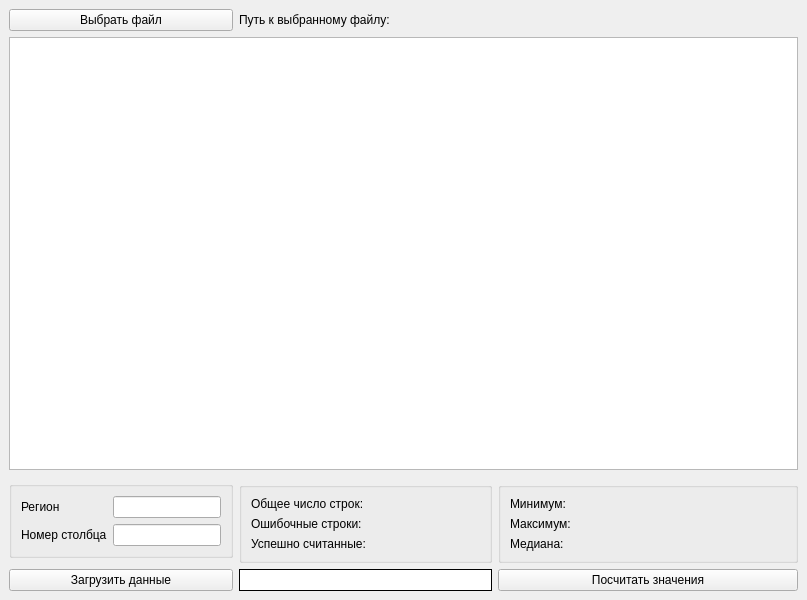
<?xml version="1.0" encoding="UTF-8"?>
<ui version="4.0">
 <class>MainWindow</class>
 <widget class="QMainWindow" name="MainWindow">
  <property name="geometry">
   <rect>
    <x>0</x>
    <y>0</y>
    <width>807</width>
    <height>600</height>
   </rect>
  </property>
  <property name="windowTitle">
   <string>Metrics from CSV file</string>
  </property>
  <widget class="QWidget" name="centralwidget">
   <layout class="QGridLayout" name="gridLayout">
    <item row="5" column="0">
     <widget class="QPushButton" name="loadDataButton">
      <property name="text">
       <string>Загрузить данные</string>
      </property>
     </widget>
    </item>
    <item row="0" column="0">
     <widget class="QPushButton" name="selectButton">
      <property name="text">
       <string>Выбрать файл</string>
      </property>
     </widget>
    </item>
    <item row="3" column="0" rowspan="2">
     <widget class="QGroupBox" name="formGroupBox1">
      <property name="sizePolicy">
       <sizepolicy hsizetype="Maximum" vsizetype="Fixed">
        <horstretch>0</horstretch>
        <verstretch>0</verstretch>
       </sizepolicy>
      </property>
      <layout class="QFormLayout" name="formLayout_2">
       <item row="0" column="0">
        <widget class="QLabel" name="label_7">
         <property name="text">
          <string>Регион</string>
         </property>
        </widget>
       </item>
       <item row="1" column="0">
        <widget class="QLabel" name="label_8">
         <property name="text">
          <string>Номер столбца</string>
         </property>
        </widget>
       </item>
       <item row="0" column="1">
        <widget class="QLineEdit" name="regionLineEdit"/>
       </item>
       <item row="1" column="1">
        <widget class="QLineEdit" name="columnNumLineEdit"/>
       </item>
      </layout>
     </widget>
    </item>
    <item row="1" column="0" colspan="6">
     <widget class="QTableWidget" name="tableWidget">
      <property name="sizePolicy">
       <sizepolicy hsizetype="Preferred" vsizetype="Expanding">
        <horstretch>0</horstretch>
        <verstretch>0</verstretch>
       </sizepolicy>
      </property>
      <property name="editTriggers">
       <set>QAbstractItemView::NoEditTriggers</set>
      </property>
     </widget>
    </item>
    <item row="0" column="1">
     <widget class="QLabel" name="label_10">
      <property name="text">
       <string>Путь к выбранному файлу:</string>
      </property>
     </widget>
    </item>
    <item row="0" column="2" colspan="3">
     <widget class="QLabel" name="fileNameLabel">
      <property name="text">
       <string/>
      </property>
     </widget>
    </item>
    <item row="5" column="1" colspan="2">
     <widget class="QLabel" name="errorLabel">
      <property name="autoFillBackground">
       <bool>false</bool>
      </property>
      <property name="styleSheet">
       <string notr="true">background-color: rgb(255, 255, 255)</string>
      </property>
      <property name="frameShape">
       <enum>QFrame::Box</enum>
      </property>
      <property name="text">
       <string/>
      </property>
     </widget>
    </item>
    <item row="5" column="3" colspan="3">
     <widget class="QPushButton" name="calculateMetricsButton">
      <property name="sizePolicy">
       <sizepolicy hsizetype="Minimum" vsizetype="Preferred">
        <horstretch>0</horstretch>
        <verstretch>0</verstretch>
       </sizepolicy>
      </property>
      <property name="text">
       <string>Посчитать значения</string>
      </property>
     </widget>
    </item>
    <item row="4" column="1" colspan="2">
     <widget class="QGroupBox" name="formGroupBox">
      <property name="sizePolicy">
       <sizepolicy hsizetype="Preferred" vsizetype="Fixed">
        <horstretch>0</horstretch>
        <verstretch>0</verstretch>
       </sizepolicy>
      </property>
      <layout class="QFormLayout" name="formLayout_3">
       <item row="0" column="0">
        <widget class="QLabel" name="label_4">
         <property name="text">
          <string>Общее число строк:</string>
         </property>
        </widget>
       </item>
       <item row="1" column="0">
        <widget class="QLabel" name="label_6">
         <property name="text">
          <string>Ошибочные строки:</string>
         </property>
        </widget>
       </item>
       <item row="1" column="1">
        <widget class="QLabel" name="errorLinesLabel">
         <property name="text">
          <string/>
         </property>
        </widget>
       </item>
       <item row="2" column="0">
        <widget class="QLabel" name="label_5">
         <property name="text">
          <string>Успешно считанные:</string>
         </property>
        </widget>
       </item>
       <item row="2" column="1">
        <widget class="QLabel" name="successLinesLabel">
         <property name="text">
          <string/>
         </property>
        </widget>
       </item>
       <item row="0" column="1">
        <widget class="QLabel" name="allLinesLabel">
         <property name="text">
          <string/>
         </property>
        </widget>
       </item>
      </layout>
     </widget>
    </item>
    <item row="4" column="3" colspan="3">
     <widget class="QGroupBox" name="formGroupBox2">
      <property name="sizePolicy">
       <sizepolicy hsizetype="Preferred" vsizetype="Fixed">
        <horstretch>0</horstretch>
        <verstretch>0</verstretch>
       </sizepolicy>
      </property>
      <layout class="QFormLayout" name="formLayout">
       <item row="0" column="0">
        <widget class="QLabel" name="label">
         <property name="text">
          <string>Минимум:</string>
         </property>
        </widget>
       </item>
       <item row="0" column="1">
        <widget class="QLabel" name="minLabel">
         <property name="text">
          <string/>
         </property>
        </widget>
       </item>
       <item row="1" column="1">
        <widget class="QLabel" name="maxLabel">
         <property name="text">
          <string/>
         </property>
        </widget>
       </item>
       <item row="2" column="0">
        <widget class="QLabel" name="label_2">
         <property name="text">
          <string>Медиана:</string>
         </property>
        </widget>
       </item>
       <item row="2" column="1">
        <widget class="QLabel" name="medianLabel">
         <property name="text">
          <string/>
         </property>
        </widget>
       </item>
       <item row="1" column="0">
        <widget class="QLabel" name="label_3">
         <property name="text">
          <string>Максимум:</string>
         </property>
        </widget>
       </item>
      </layout>
     </widget>
    </item>
   </layout>
  </widget>
 </widget>
 <resources/>
 <connections/>
</ui>
